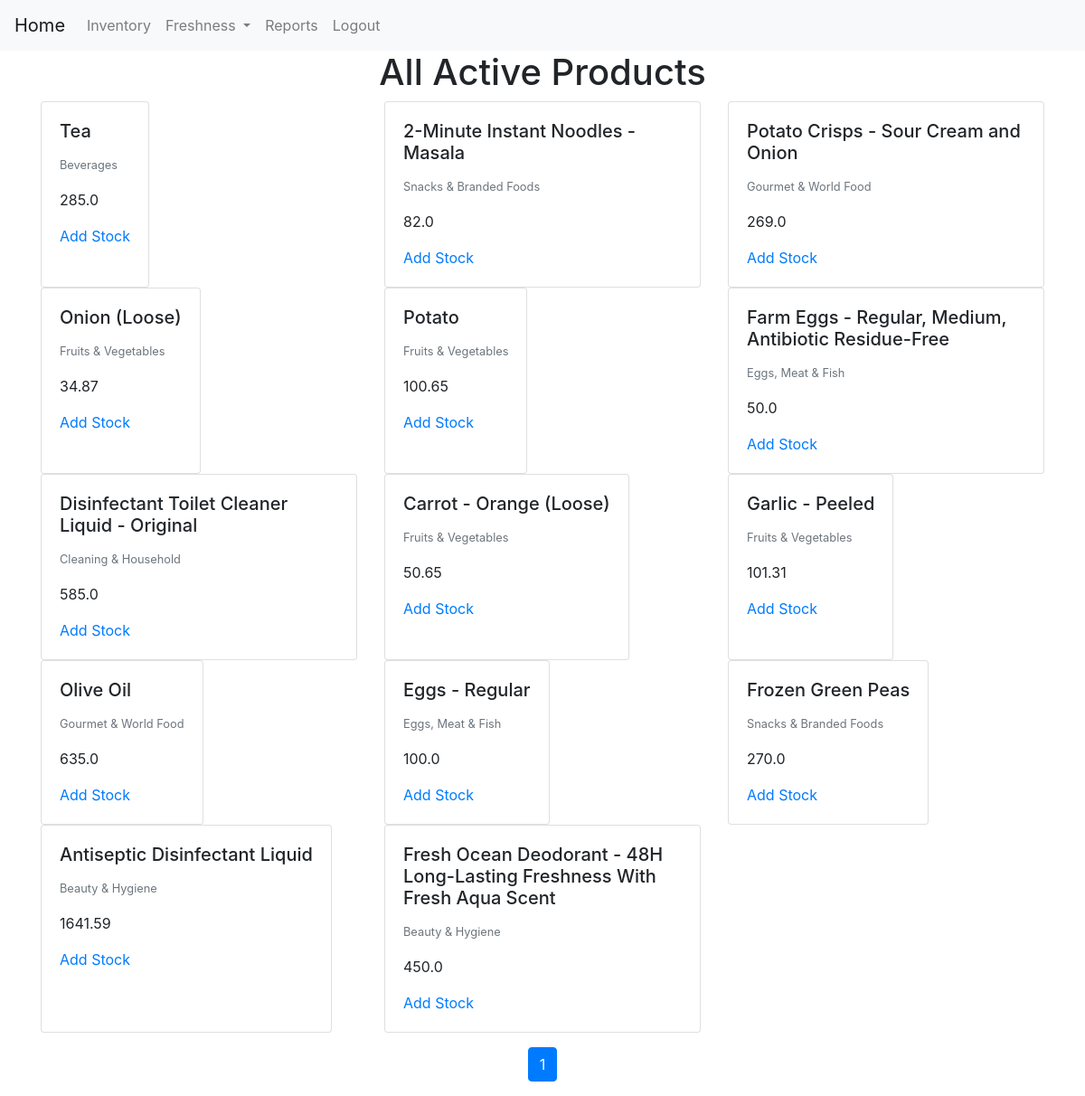
The app's page /inv/active_products/ (signed in), older data.
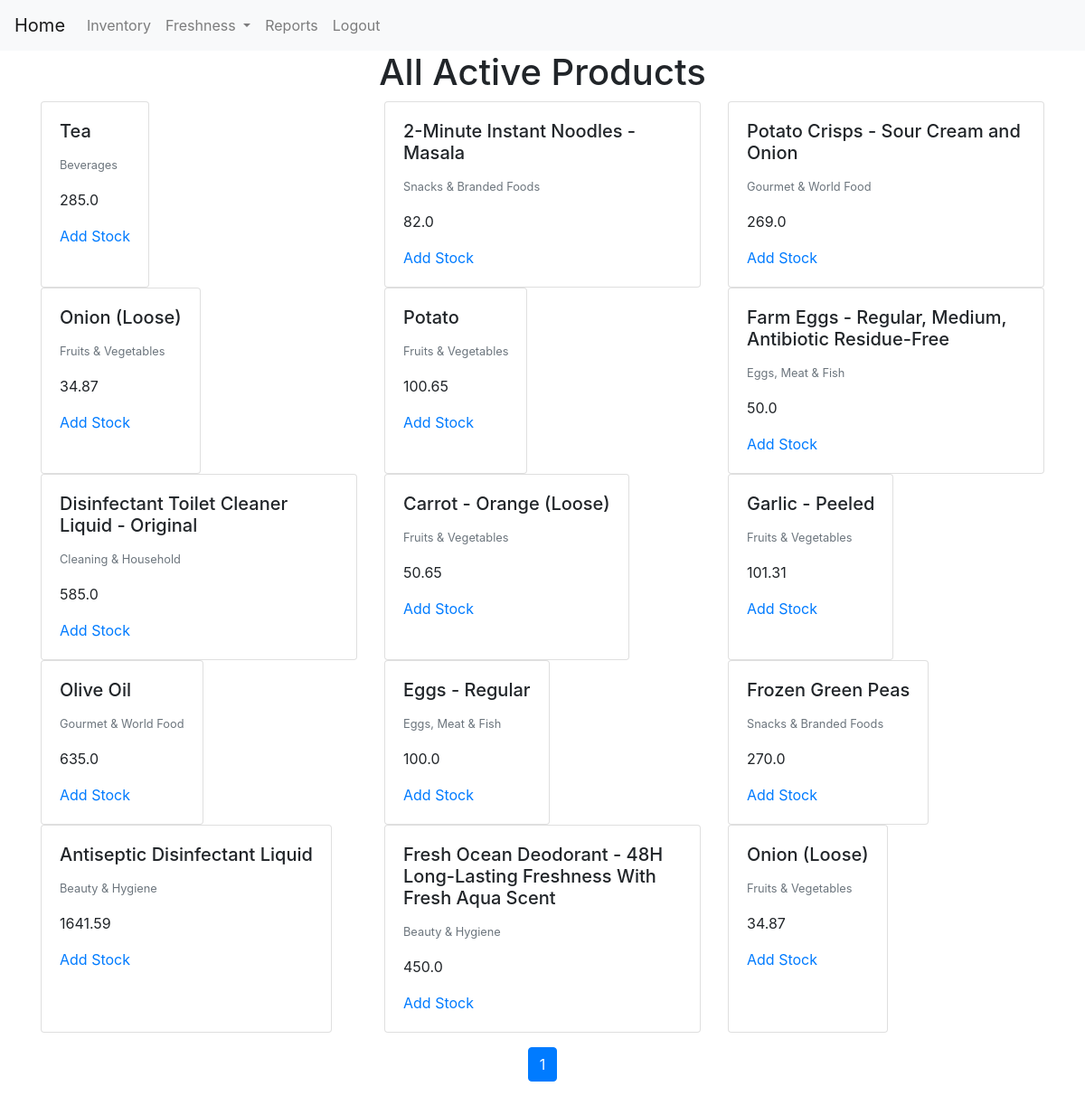
The same page, newer data.
### Inventory/models.py (models this page shows, shortened)
class ActiveProduct(models.Model):
    Product= models.ForeignKey(Product, on_delete=models.RESTRICT)
    minimumStockQuantity = models.PositiveIntegerField(default=0)
    Classes= (("N/A","N/A"),
        ("EXTRA CLASS","Extra Class"),
        ("CLASS 1","Class 1"),
        ("CLASS 2","Class 2"))
    Class = models.CharField(max_length=11,choices=Classes,default="N/A")

class Product(models.Model):
    ProductName= models.CharField(max_length=100)
    Brand= models.CharField(max_length=100)
    Price = models.FloatField()
    DiscountPrice=models.FloatField()
    Image_Url= models.CharField(max_length=300)
    Category= models.CharField(max_length=100)
    Barcode = models.CharField(max_length=16)
    EAN = models.CharField(max_length=6)

### Inventory/views.py (the view)
# urls.py: path("active_products/",views.list_active_products,name="list_active_products"),
@login_required(login_url="/login/")
def list_active_products(request):
    product_list= ActiveProduct.objects.all()
    paginator = Paginator(product_list,27)
    page = request.GET.get('page')
    products = paginator.get_page(page)
    return render(request,"ActiveProducts.html",{"products":products})

### Inventory/templates/ActiveProducts.html (shortened to what this page needs)
{%extends 'base.html'%}
{% block content %}
<div class="container">
  <div class="d-flex justify-content-center">
    <h1>All Active Products</h1>
  </div>
  <div class="row">
    {% for product in products %}
    <div class="col-md-4 d-flex align-items-stretch">
      <div class="card md-4 h-150">
        <div class="card-body">
          <h5 class="card-title">{{ product.Product.ProductName }}</h5>
          <p class="card-text"><small class="text-muted">{{ product.Product.Category }}</small></p>
          <p class="card-text">{{ product.Product.Price }}</p>
          <a href="{% url 'Inventory:addStockItem' product.Product.id %}">Add Stock</a><br>
        </div>
      </div>
    </div>
    {% endfor %}
  </div>
</div>
<div class="container-fluid mt-3">
  <nav aria-label="Page navigation">
    <ul class="pagination justify-content-center">
      {% for i in products.paginator.page_range %}
      {% if i > products.number|add:'-3' and i < products.number|add:'3' %}
      <li class="page-item{% if products.number == i %} active{% endif %}">
        <a class="page-link" href="?page={{ i }}{% if query%}&q={{query}}{%endif%}">{{ i }}</a>
      </li>
      {% endif %}
      {% endfor %}
    </ul>
  </nav>
</div>
{% endblock %}

Row changes from the older to the newer data that the page shows:
added ActiveProduct: Product.ProductName "Onion (Loose)", Product.Category "Fruits & Vegetables", Product.Price "34.87"
